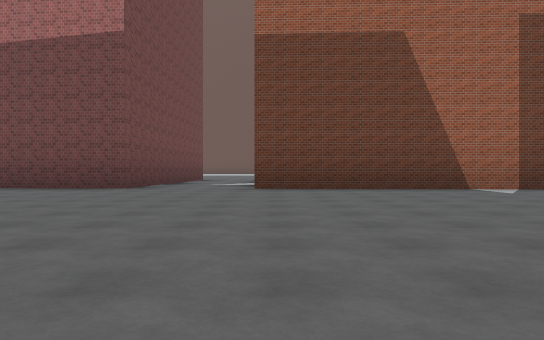
[1] (above)

24 first-person views from a walk through a world built for the Gazebo simulator. The camera is 1.2 m above the floor, looks level and sees 75° across. The floor is counted in squares, 5 m on a side. Each view is taken from the middle of a square. On the plan, view 1 faces up. The plan holds only what a view shows up to about 9 squares ahead; the rest is blank. The place goes on beyond the plan. Robots are left out. Some surface patterns are stand-ins.

[2]
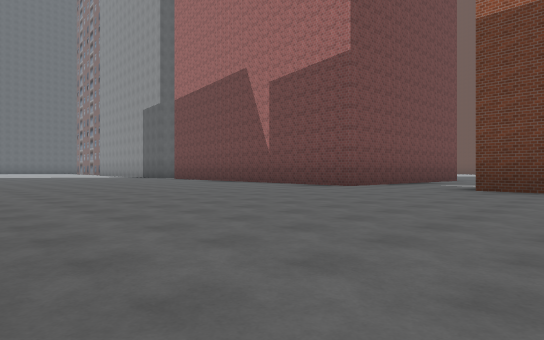

[3]
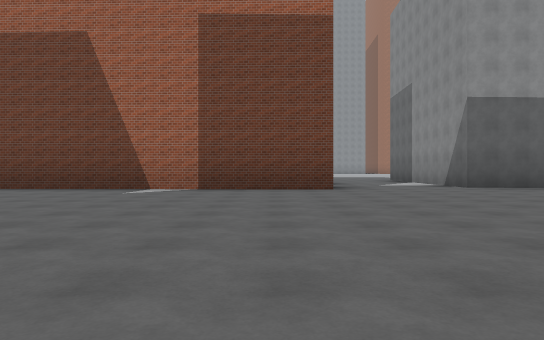

[4]
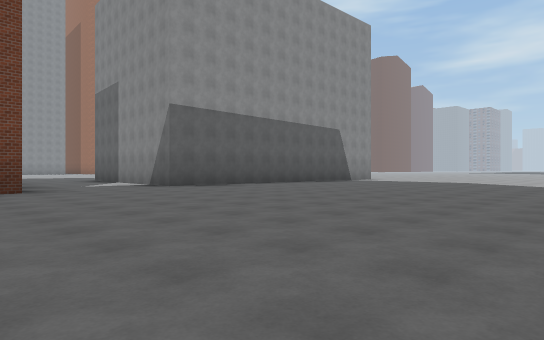

[5]
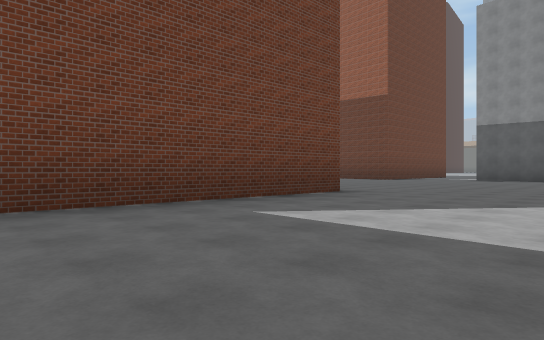

[6]
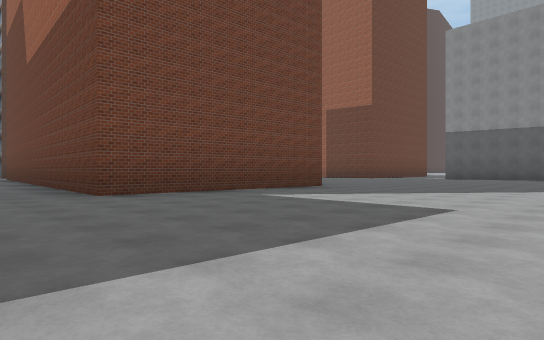

[7]
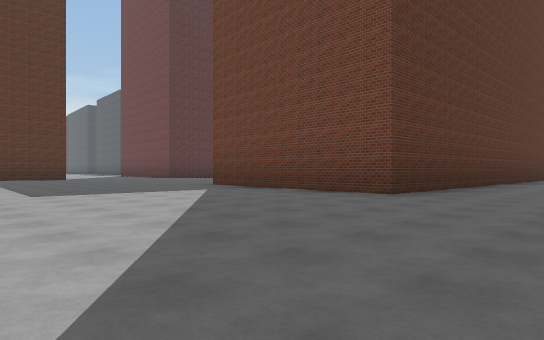

[8]
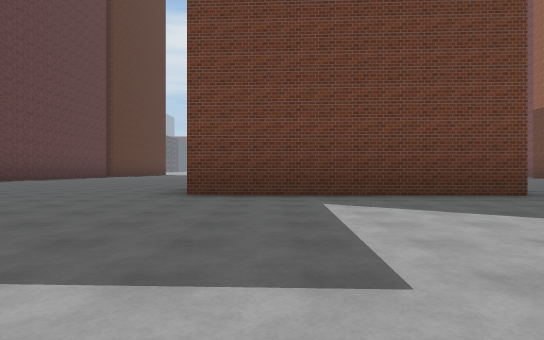

[9]
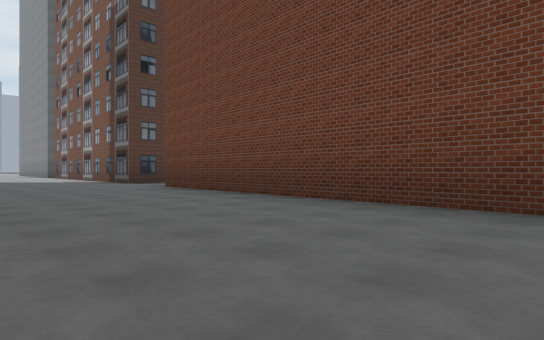

[10]
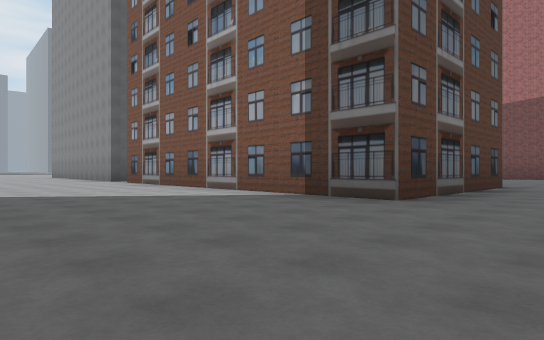

[11]
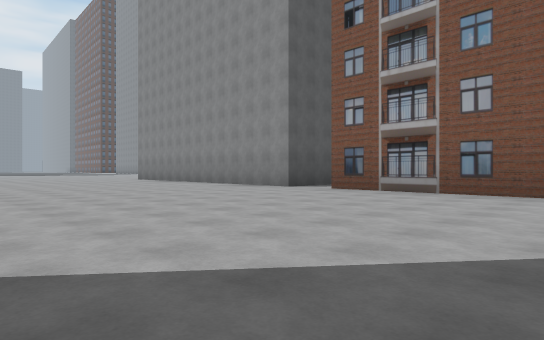

[12]
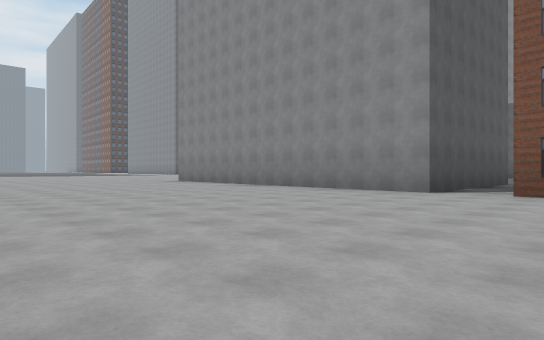

[13]
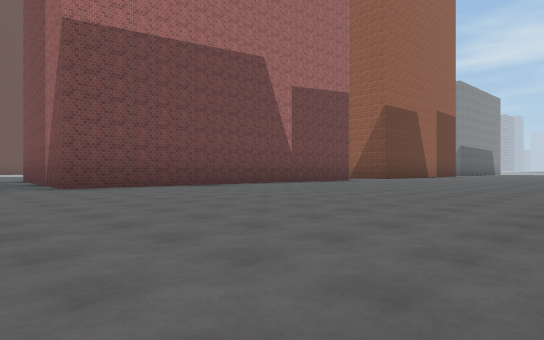

[14]
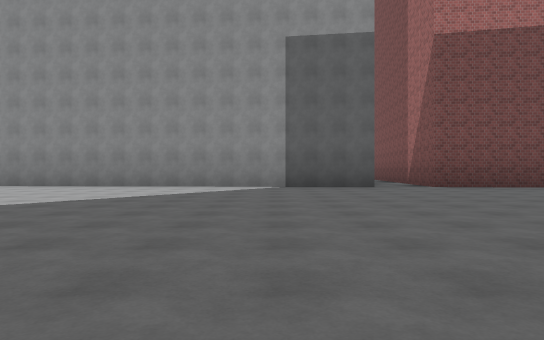

[15]
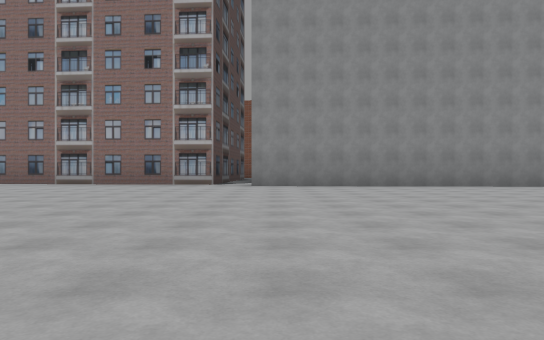

[16]
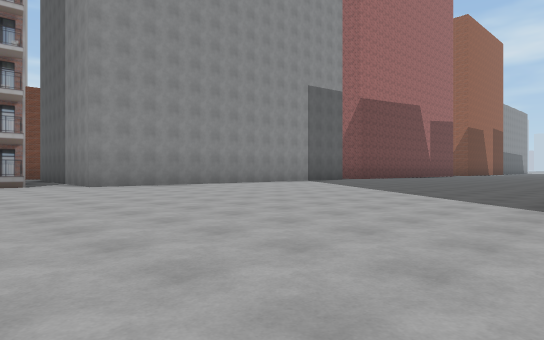

[17]
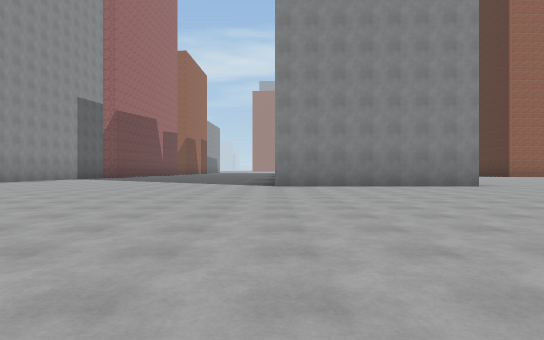

[18]
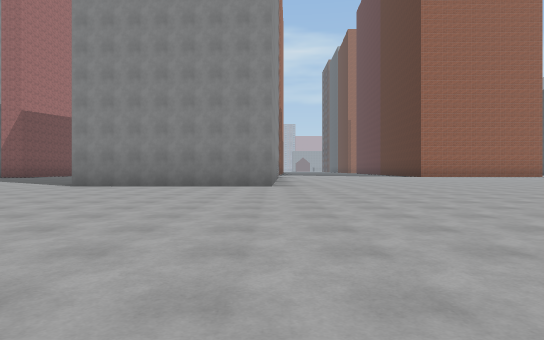

[19]
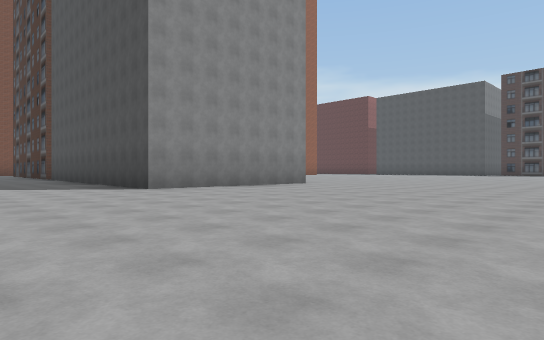

[20]
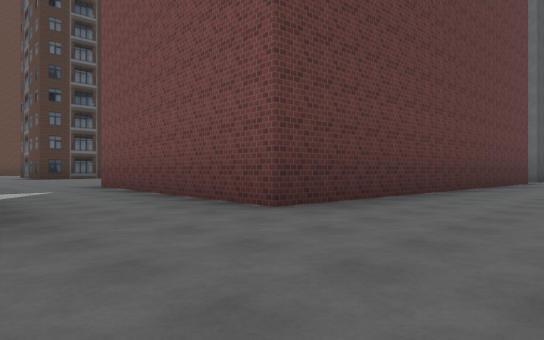

[21]
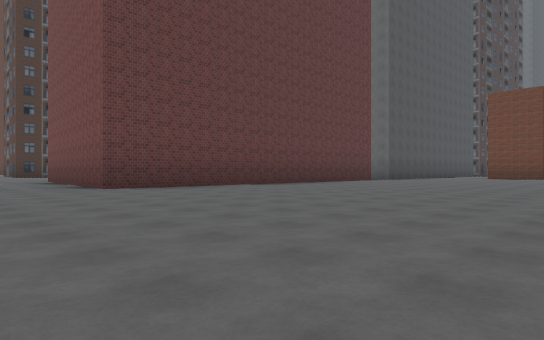

[22]
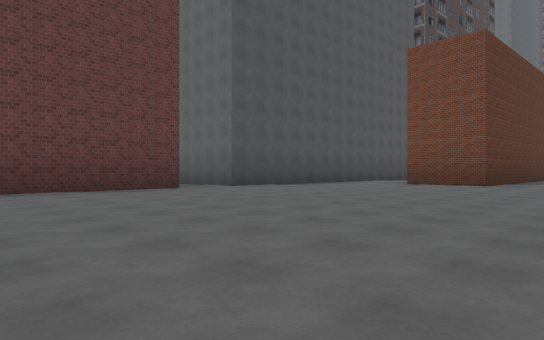

[23]
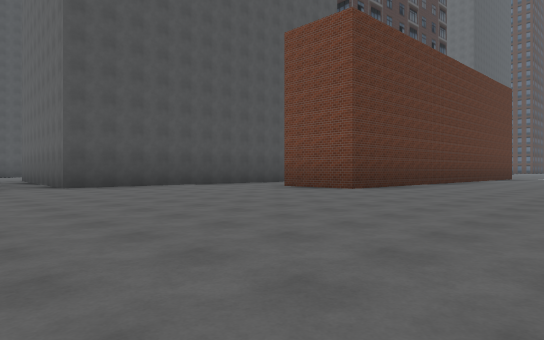

[24]
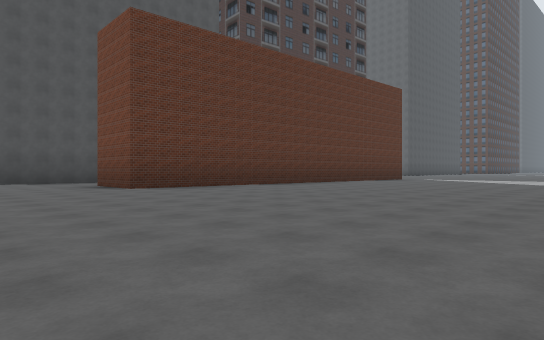

### Floor plan
Points are (right, up) in squares from view 1. A wall is a line through its corners. A room is listed if a view was taken in it or the views show most of it. See-through windows are left out.
Room 1 (views 1, 2, 3, 4, 5, 6, 7, 8, 9, 10, 11, 12, 13, 14, 15, 16, 17, 18, 19)
walls: (-2.2, -0.4) (-2.3, -3.4) (-7.8, -3.1); (1, -8.4) (2.8, -8.5); (0.1, -0.3) (6.7, -0.6) (6.6, -3.8) (-0.8, -3.5); (-13.9, -3.1) (-13.8, 0) (-8.4, -0.3) (-8.5, -3.1) (-13.9, -2.8); (-1.9, 4.6) (-7.7, 4.9); (-8.6, 5) (-14.3, 5.3) (-14.2, 6.9); (7.3, -8.6) (8.8, -8.7); (4.8, 4.2) (-0.3, 4.5); (-15, 5.8) (-18.7, 6.1); (11.5, 4.6) (6.6, 4.8)
ways out: opening at (-8, 5) to room 2; opening at (-1, 5) to room 2; opening at (5.5, 5) to room 2
Room 2 (views 20, 21, 22, 23, 24)
walls: (-13.7, 10.5) (-14.2, 10.5); (-14.1, 9.3) (-8.3, 8.9) (-8.6, 5); (-7.7, 4.9) (-7.5, 8.8) (-1.6, 8.4) (-1.9, 4.6); (-17.7, 11.9) (-10.9, 11.5) (-10.9, 10.3); (6.6, 4.8) (6.8, 8.4)
ways out: opening at (-8, 5) to room 1; opening at (-1, 5) to room 1; opening at (5.5, 5) to room 1

Positions as (right, up) in squares from view 1, and headings:
1: (0, 0), facing up
2: (1, 0), facing up-left
3: (4, 0), facing up
4: (4, 0), facing up-right
5: (9, -4), facing up-left
6: (10, -5), facing up-left
7: (10, 1), facing down-left
8: (10, -3), facing left
9: (4, -6), facing up-left
10: (-1, -6), facing up-left
11: (-5, -7), facing up-left
12: (-7, -7), facing up-left
13: (-9, 0), facing up-right
14: (-10, 0), facing up
15: (-14, 0), facing up
16: (-16, 0), facing up-right
17: (-19, 0), facing right
18: (-19, -3), facing right
19: (-18, 2), facing down-right
20: (0, 10), facing down-left
21: (0, 13), facing down-left
22: (-5, 13), facing down-left
23: (-7, 14), facing down-left
24: (-9, 16), facing down-left
